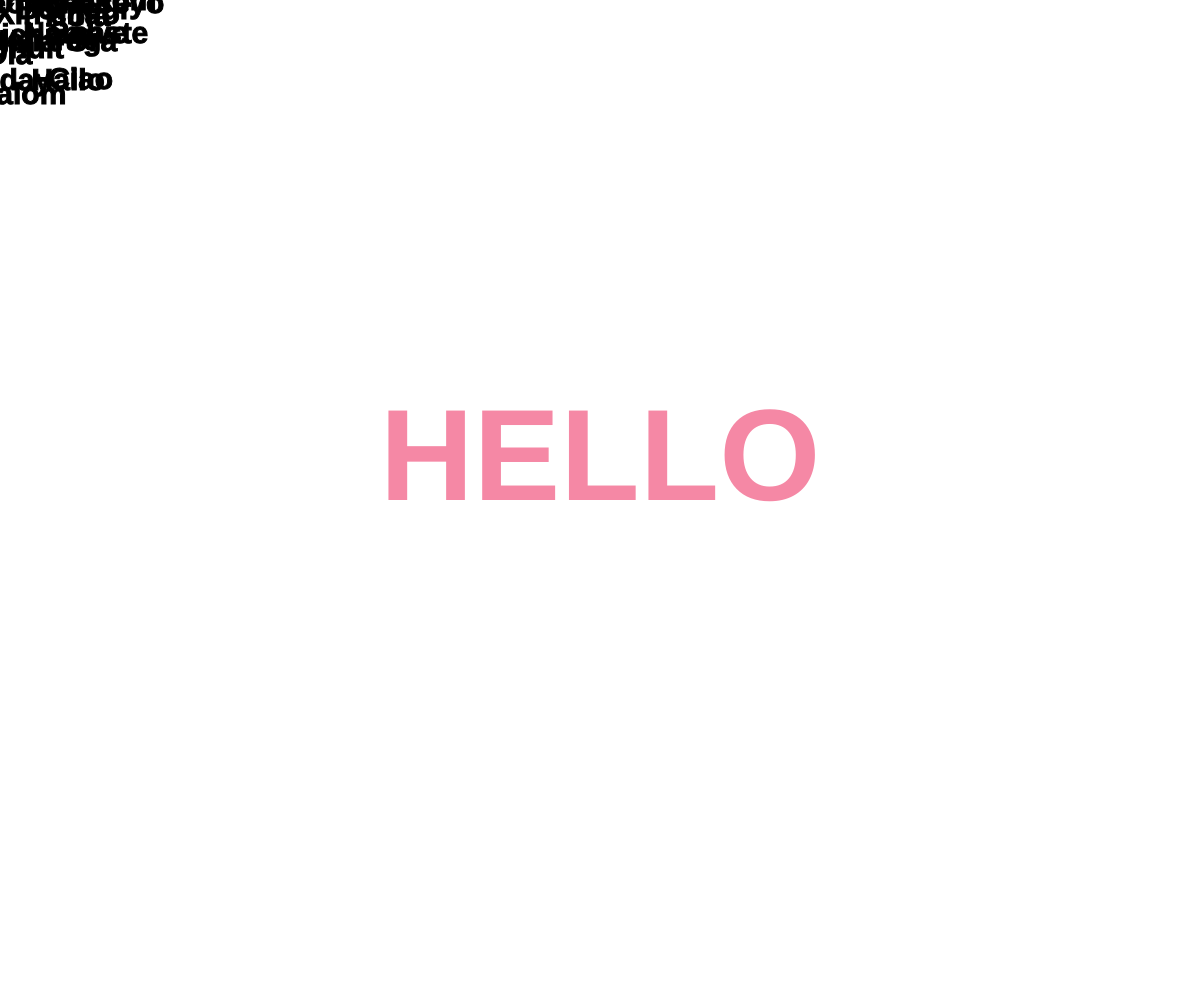
Frame 1 (no input)
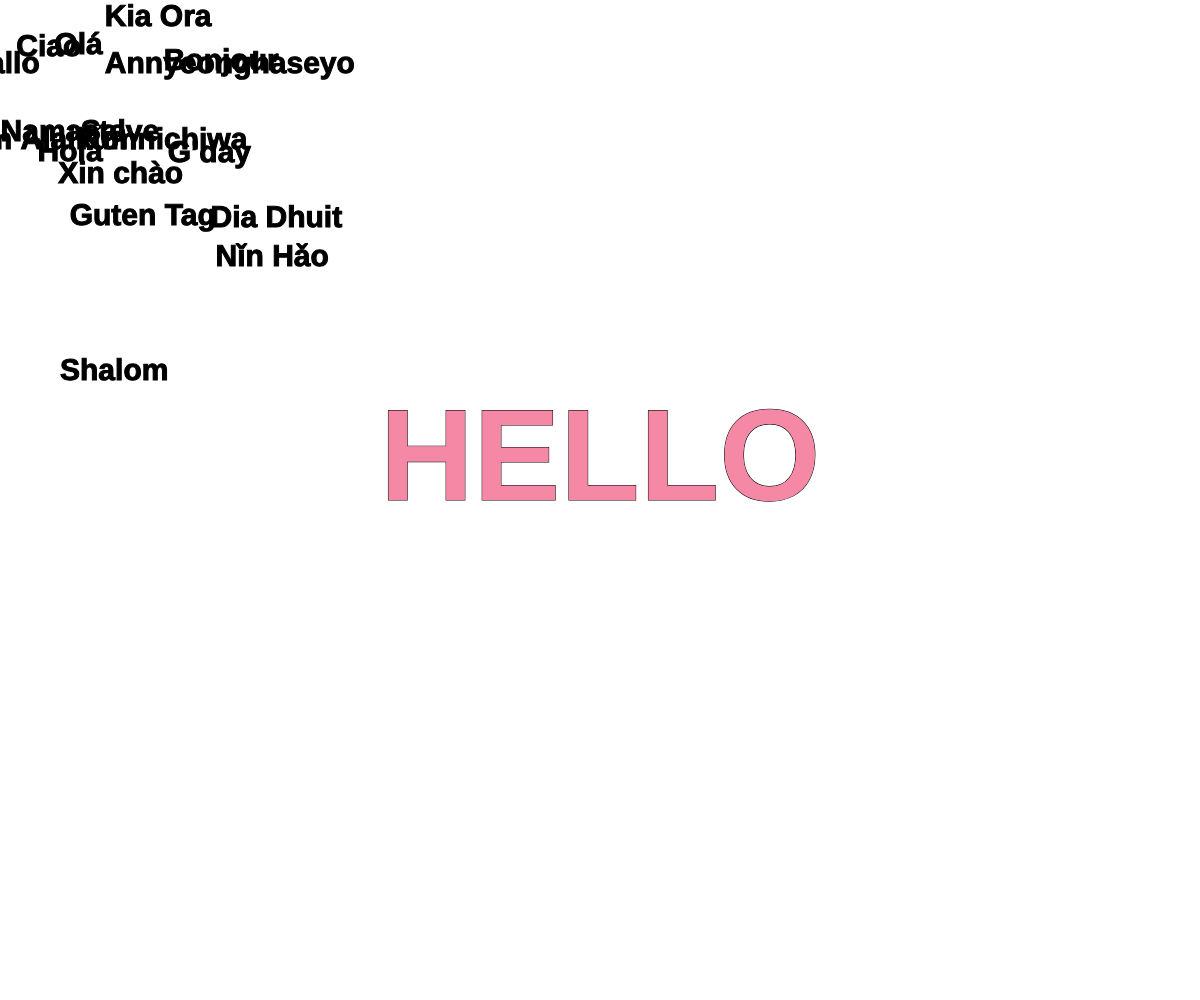
Frame 60 (no input)
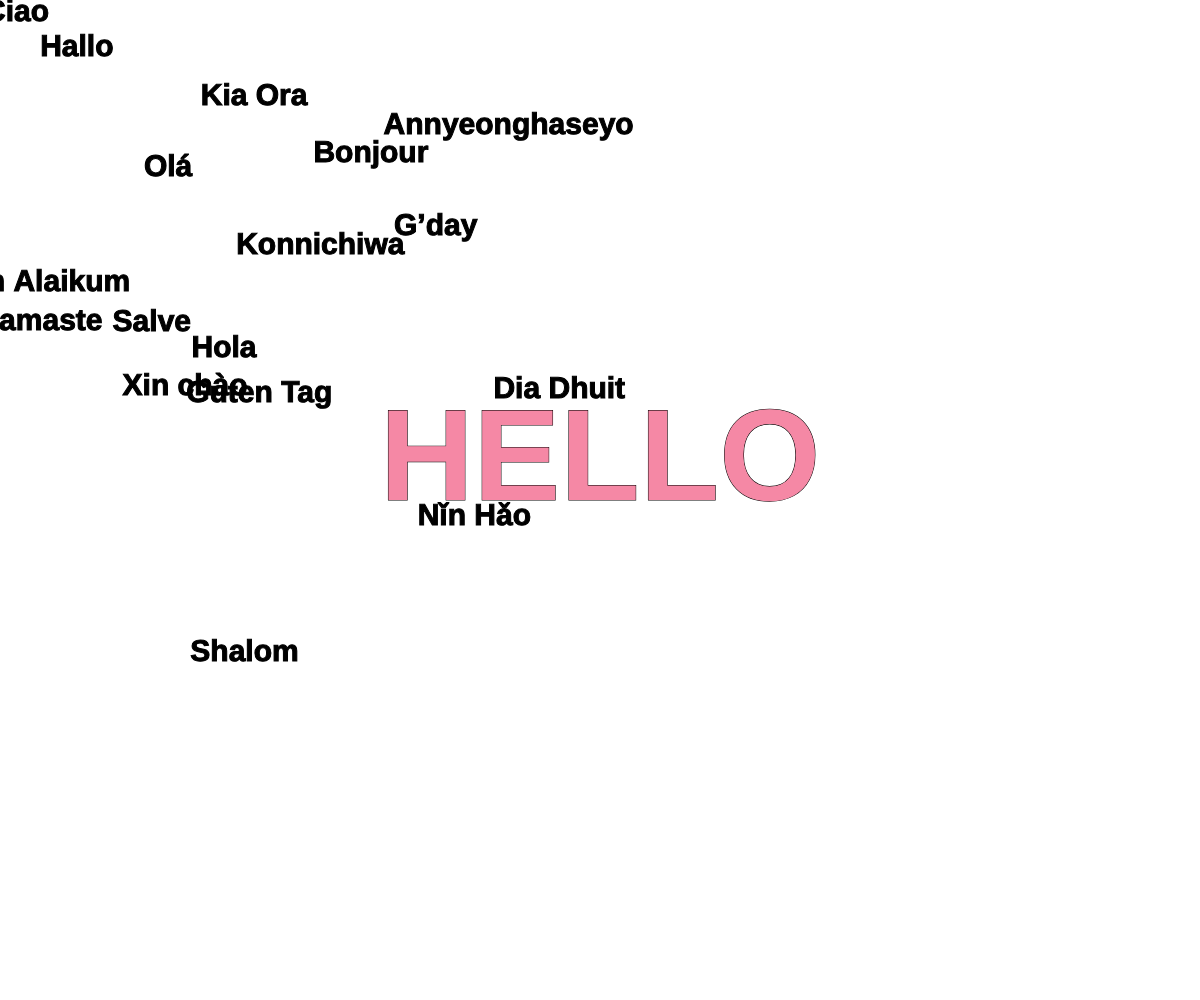
Frame 120 (the mouse pressed at the canvas centre since frame 60)

The p5.js sketch that drew these frames (run headless with seeded random() and noise() and a simulated clock; from frame 60 on, the mouse is pressed at the canvas centre):

// p5.js sketch
// ── sketch.js
let b; //we declare an individual b which will become an instance of the Ball class
let c; 
let d;
let e;
let f;
let g;
let h; 
let i; 
let j; 
let k;
let l;
let m;
let n; 
let o; 
let p; 
let q;
let r;
let s;


bsize = 30;
csize = 30;
dsize = 30;
esize = 30;
fsize = 30;
gsize = 30;
hsize = 30;
isize = 30;
jsize = 30;
ksize = 30;
lsize = 30;
msize = 30;
nsize = 30;
osize = 30;
psize = 30;
qsize = 30;
rsize = 30;
ssize = 30;

function setup() {
  createCanvas(windowWidth, windowHeight);
  background('#f588a5');
  b = new Ball('Bonjour',bsize); //we create our b instance of Ball;
  c = new Ball('Hola',csize);
  d = new Ball('Guten Tag',dsize);
  e = new Ball('Konnichiwa',esize);
  f = new Ball('Nǐn Hǎo',fsize);
  g = new Ball('Asalaam Alaikum',gsize);
  h = new Ball('Salve',hsize);
  i = new Ball('Ciao',isize);
  j = new Ball('Olá',jsize);
  k = new Ball('Kia Ora',ksize);
  l = new Ball('G’day',lsize);
  m = new Ball('Privet',lsize);
  n = new Ball('Namaste',nsize);
  o = new Ball('Shalom',osize);
  p = new Ball('Annyeonghaseyo',psize);
  q = new Ball('Xin chào',qsize);
  r = new Ball('Dia Dhuit',rsize);
  s = new Ball('Hallo',rsize);
}

function draw() {
 background(255);
  textAlign(CENTER);
  fill('#f588a5');
  textSize(130)
  textStyle (BOLD)
  text('HELLO',windowWidth/2, windowHeight/2);
  b.update(); 
  b.display();
   c.update(); 
  c.display();
  d.update();
  d.display();
  e.update();
  e.display();
   f.update();
  f.display();
   g.update();
  g.display();
  h.update();
  h.display();
  i.update();
  i.display();
  j.update();
  j.display();
  k.update();
  k.display();
  l.update();
  l.display();
  n.update();
  n.display();
   o.update();
  o.display();
  p.update();
  p.display();
  q.update();
  q.display();
   r.update();
  r.display();
  s.update();
  s.display();
  
  
  
  
}

class Ball {
  constructor(word,size) {
    this.position = new createVector(random(100), random(100));
    this.velocity = new createVector(random(-5,5), random(-5,5));
    this.word = word;
    this.size = size;
  }
  
  update() {
    // Add the current speed to the position.
    this.position.add(this.velocity);
    
    if ((this.position.x > width) || (this.position.x < 0)) {
      this.velocity.x = this.velocity.x * -1;
    }
    if ((this.position.y > height) || (this.position.y < 0)) {
      this.velocity.y = this.velocity.y * -1;
    }
  }
  display() {
    // Display circle at x position
    stroke(0);
    //fill(175);
    textSize(this.size);
    fill(0);
    text(this.word, this.position.x, this.position.y);
  }
}
